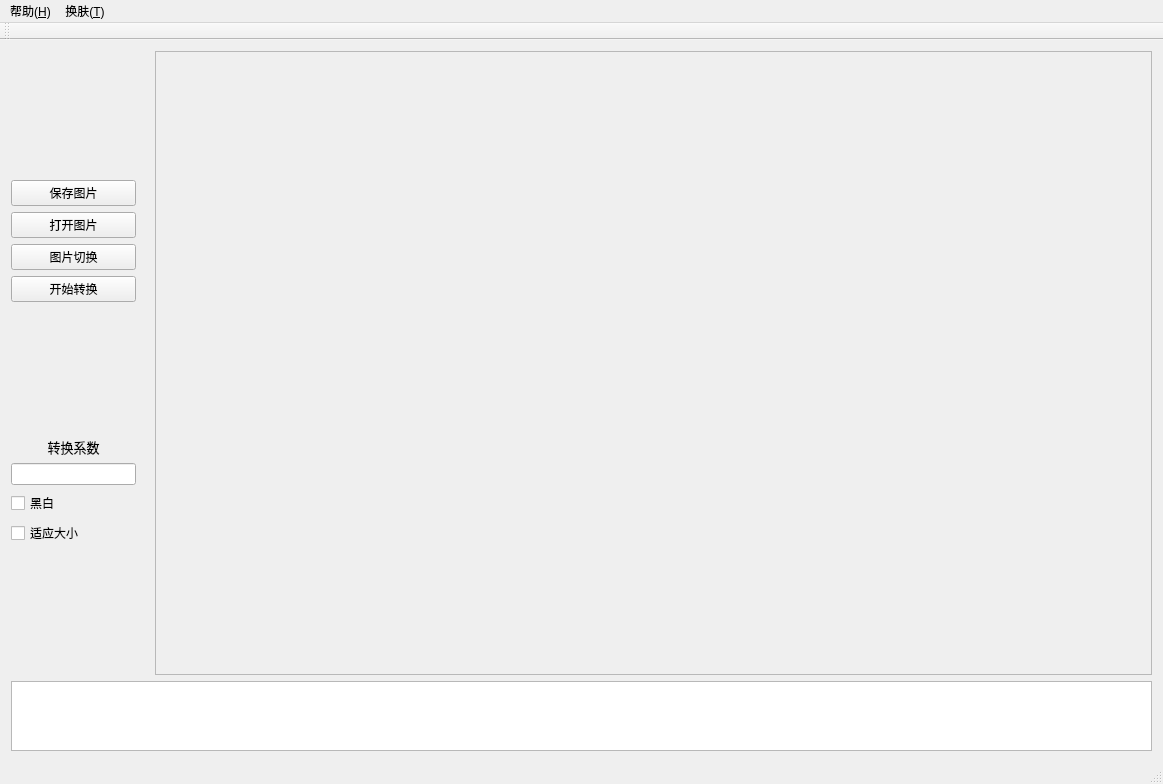
<?xml version="1.0" encoding="UTF-8"?>
<ui version="4.0">
 <class>MainWindow</class>
 <widget class="QMainWindow" name="MainWindow">
  <property name="geometry">
   <rect>
    <x>0</x>
    <y>0</y>
    <width>1163</width>
    <height>784</height>
   </rect>
  </property>
  <property name="windowTitle">
   <string>MainWindow</string>
  </property>
  <widget class="QWidget" name="centralWidget">
   <layout class="QVBoxLayout" name="verticalLayout_5">
    <item>
     <layout class="QVBoxLayout" name="verticalLayout_4" stretch="9,1">
      <item>
       <layout class="QHBoxLayout" name="horizontalLayout" stretch="1,0,8">
        <item>
         <layout class="QVBoxLayout" name="verticalLayout_3" stretch="5,1">
          <item>
           <layout class="QVBoxLayout" name="verticalLayout">
            <property name="sizeConstraint">
             <enum>QLayout::SetDefaultConstraint</enum>
            </property>
            <item>
             <widget class="QPushButton" name="button_savepic">
              <property name="text">
               <string>保存图片</string>
              </property>
             </widget>
            </item>
            <item>
             <widget class="QPushButton" name="button_openpic">
              <property name="text">
               <string>打开图片</string>
              </property>
             </widget>
            </item>
            <item>
             <widget class="QPushButton" name="button_show_oripic">
              <property name="text">
               <string>图片切换</string>
              </property>
             </widget>
            </item>
            <item>
             <widget class="QPushButton" name="button_start">
              <property name="text">
               <string>开始转换</string>
              </property>
             </widget>
            </item>
           </layout>
          </item>
          <item>
           <layout class="QVBoxLayout" name="verticalLayout_2">
            <item>
             <widget class="QLabel" name="display_words1">
              <property name="sizePolicy">
               <sizepolicy hsizetype="Minimum" vsizetype="Fixed">
                <horstretch>0</horstretch>
                <verstretch>0</verstretch>
               </sizepolicy>
              </property>
              <property name="font">
               <font>
                <family>Txt</family>
                <pointsize>10</pointsize>
               </font>
              </property>
              <property name="text">
               <string>转换系数</string>
              </property>
              <property name="alignment">
               <set>Qt::AlignCenter</set>
              </property>
             </widget>
            </item>
            <item>
             <widget class="QLineEdit" name="input_dif">
              <property name="sizePolicy">
               <sizepolicy hsizetype="Minimum" vsizetype="Fixed">
                <horstretch>0</horstretch>
                <verstretch>0</verstretch>
               </sizepolicy>
              </property>
             </widget>
            </item>
            <item>
             <widget class="QCheckBox" name="checkBox_blackwhite">
              <property name="layoutDirection">
               <enum>Qt::LeftToRight</enum>
              </property>
              <property name="text">
               <string>黑白</string>
              </property>
             </widget>
            </item>
            <item>
             <widget class="QCheckBox" name="checkBox_sizefixed">
              <property name="text">
               <string>适应大小</string>
              </property>
             </widget>
            </item>
           </layout>
          </item>
         </layout>
        </item>
        <item>
         <widget class="QLabel" name="pic_area">
          <property name="sizePolicy">
           <sizepolicy hsizetype="Minimum" vsizetype="Preferred">
            <horstretch>0</horstretch>
            <verstretch>0</verstretch>
           </sizepolicy>
          </property>
          <property name="text">
           <string/>
          </property>
         </widget>
        </item>
        <item>
         <widget class="QScrollArea" name="scrollArea">
          <property name="widgetResizable">
           <bool>true</bool>
          </property>
          <widget class="QWidget" name="scrollAreaWidgetContents">
           <property name="geometry">
            <rect>
             <x>0</x>
             <y>0</y>
             <width>984</width>
             <height>626</height>
            </rect>
           </property>
           <property name="sizePolicy">
            <sizepolicy hsizetype="Expanding" vsizetype="Expanding">
             <horstretch>0</horstretch>
             <verstretch>0</verstretch>
            </sizepolicy>
           </property>
          </widget>
         </widget>
        </item>
       </layout>
      </item>
      <item>
       <widget class="QTextEdit" name="status_area">
        <property name="sizePolicy">
         <sizepolicy hsizetype="Expanding" vsizetype="Preferred">
          <horstretch>0</horstretch>
          <verstretch>0</verstretch>
         </sizepolicy>
        </property>
        <property name="readOnly">
         <bool>true</bool>
        </property>
       </widget>
      </item>
     </layout>
    </item>
   </layout>
  </widget>
  <widget class="QMenuBar" name="menuBar">
   <property name="geometry">
    <rect>
     <x>0</x>
     <y>0</y>
     <width>1163</width>
     <height>23</height>
    </rect>
   </property>
   <widget class="QMenu" name="menu_H">
    <property name="title">
     <string>帮助(&amp;H)</string>
    </property>
    <addaction name="actiona"/>
   </widget>
   <widget class="QMenu" name="menu_T">
    <property name="title">
     <string>换肤(&amp;T)</string>
    </property>
    <addaction name="action_changeto_psblack"/>
    <addaction name="action_changeto_lightgrey"/>
   </widget>
   <addaction name="menu_H"/>
   <addaction name="menu_T"/>
  </widget>
  <widget class="QToolBar" name="mainToolBar">
   <attribute name="toolBarArea">
    <enum>TopToolBarArea</enum>
   </attribute>
   <attribute name="toolBarBreak">
    <bool>false</bool>
   </attribute>
  </widget>
  <widget class="QStatusBar" name="statusBar"/>
  <action name="actiona">
   <property name="text">
    <string>并没有写</string>
   </property>
  </action>
  <action name="action_changeto_psblack">
   <property name="checkable">
    <bool>true</bool>
   </property>
   <property name="text">
    <string>psblack</string>
   </property>
  </action>
  <action name="action_changeto_lightgrey">
   <property name="checkable">
    <bool>true</bool>
   </property>
   <property name="text">
    <string>lightgrey</string>
   </property>
  </action>
 </widget>
 <layoutdefault spacing="6" margin="11"/>
 <resources/>
 <connections/>
</ui>
